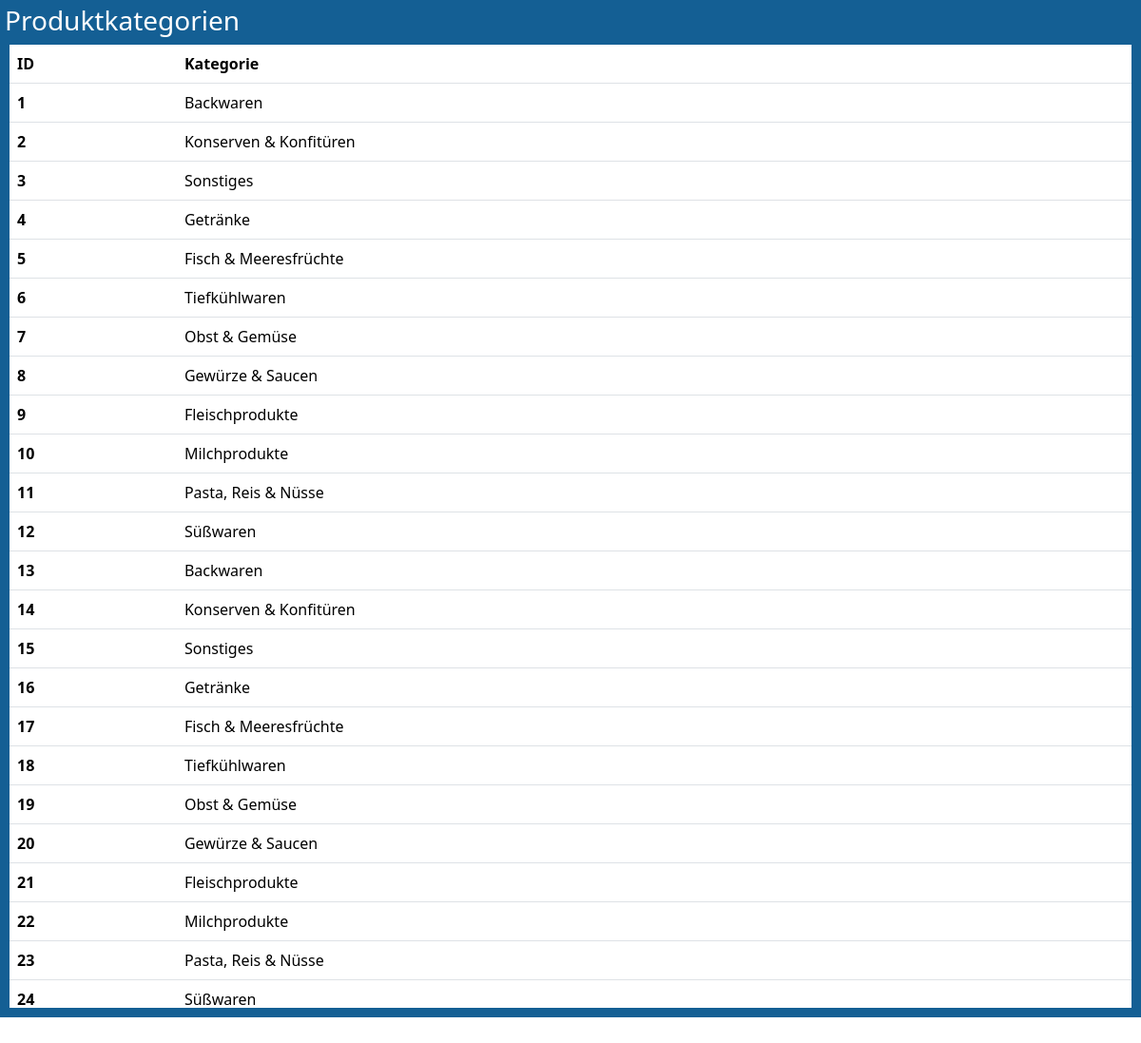
Before: /Produktkategorien with the older database file.
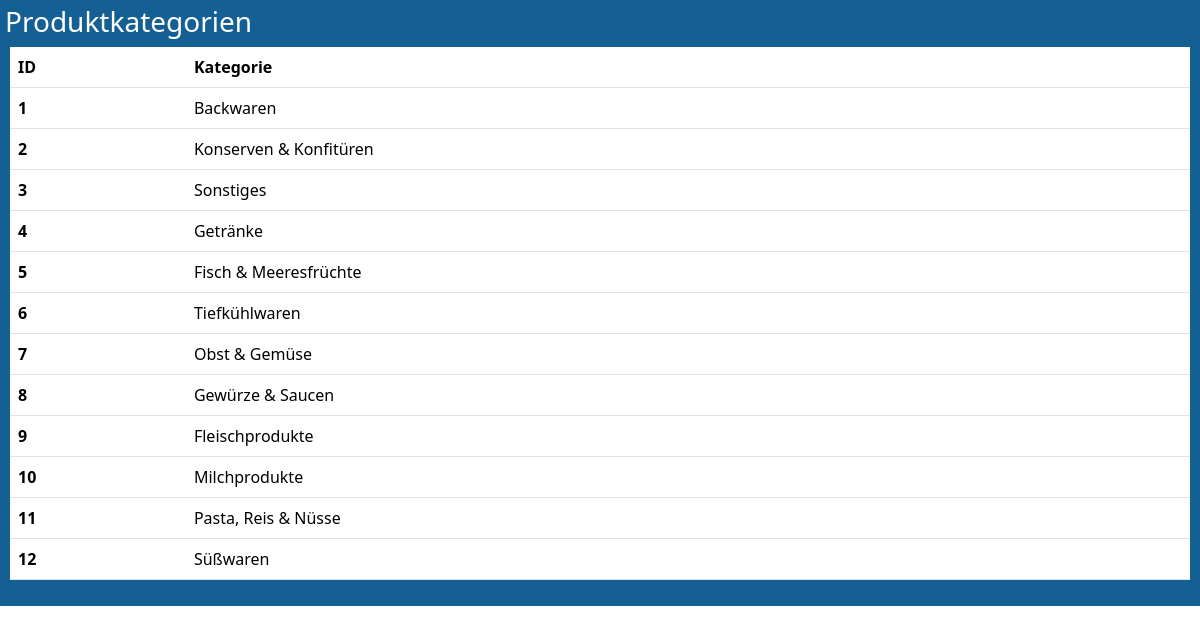
After: the same page with the newer database file.
### model.py (models this page shows)
class Produktkategorien(db.Model):
    __tablename__ = 'produktkategorien'
    ID = db.Column(db.Integer, primary_key=True)
    Kategorie = db.Column(db.String(45))

### app.py (the view)
@app.route('/Produktkategorien')
def show_produktkategorie():
    produktkategorien_entries = db.session.query(Produktkategorien).all()
    column_names = ["ID", "Kategorie"]
    return render_template('db_table_view.html',entries=produktkategorien_entries, column_names= column_names, title = "Produktkategorien")

### templates/db_table_view.html (shortened to what this page needs)
<!DOCTYPE html>
<html lang="en">
<head>
    <link rel="stylesheet" type="text/css" href="{{ url_for('static', filename='style.css') }}">
    <link href="https://cdn.jsdelivr.net/npm/bootstrap@5.3.3/dist/css/bootstrap.min.css" rel="stylesheet"
>
</head>
<body>
    <div class="dbPage-container">
        <h3>{{title}}</h1>
        <div class = " table-container">
            <table class="table">
                <thead class="thead-light">
                <tr>
                    {% for name in column_names %}
                        <th scope="col">{{ name }}</th>
                    {% endfor %}
                </tr>
                </thead>
                <tbody>
                    {% for entry in entries %}
                        <tr>
                            {% for identifier in column_names %}
                                {% if identifier == "ID" %}
                                    <th scope="row">{{ entry.ID }}</th>
                                {% else %}
                                    <td>{{ entry[identifier]  }}</td>
                                {% endif%}
                            {% endfor %}
                        </tr>
                    {% endfor %}
                </tbody>
            </table>
        </div>
    </div>
</body>
</html>

### static/style.css (style rules this page uses)
header, body, footer { background-color: rgb(24, 115, 180); color: white; height: auto; display: flex; flex-direction: column; }
.dbPage-container { background-color: rgb(20, 95, 148); color: white; flex: 1; overflow: hidden; padding: 5px; }
.table-container { overflow-y: auto; overflow-x: auto; max-width: 100%; max-height: 75vh; margin: 5px; }
.table { width: 100%; border-collapse: collapse; table-layout: auto; }
td, th { padding : 5px; overflow: hidden; text-overflow: ellipsis; }

Changed rows visible on the page:
removed Produktkategorien: ID "13", Kategorie "Backwaren"
removed Produktkategorien: ID "14", Kategorie "Konserven & Konfitüren"
removed Produktkategorien: ID "15", Kategorie "Sonstiges"
removed Produktkategorien: ID "16", Kategorie "Getränke"
removed Produktkategorien: ID "17", Kategorie "Fisch & Meeresfrüchte"
removed Produktkategorien: ID "18", Kategorie "Tiefkühlwaren"
removed Produktkategorien: ID "19", Kategorie "Obst & Gemüse"
removed Produktkategorien: ID "20", Kategorie "Gewürze & Saucen"
removed Produktkategorien: ID "21", Kategorie "Fleischprodukte"
removed Produktkategorien: ID "22", Kategorie "Milchprodukte"
removed Produktkategorien: ID "23", Kategorie "Pasta, Reis & Nüsse"
removed Produktkategorien: ID "24", Kategorie "Süßwaren"
